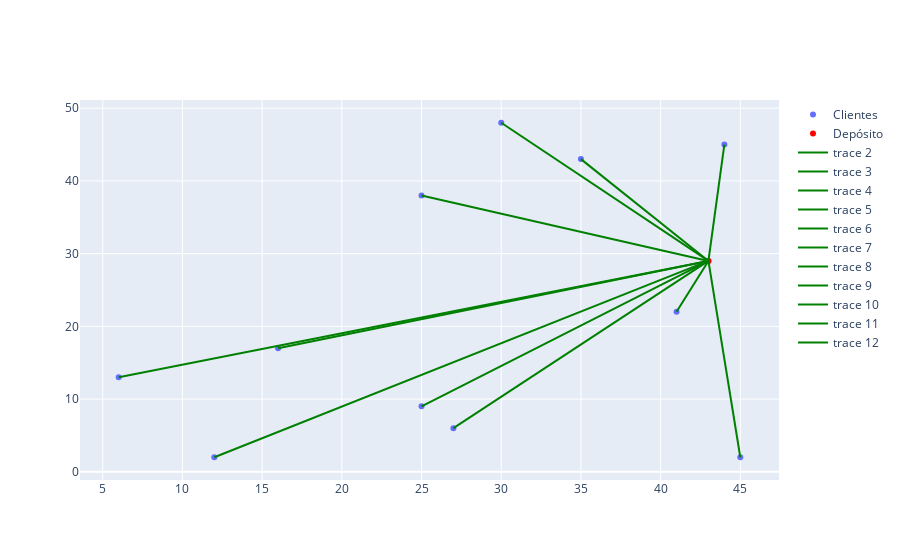

Notebook source saved alongside this figure:
### Markdown cell above
# Métodos aproximados

### Code cell
# Método del barrido para generar soluciones iniciales
import plotly.express as px
import plotly.graph_objects as go

def compute_angle_grad(point1,point2):
    """Compute the angle between two points in degrees"""
    x1,y1 = point1
    x2,y2 = point2
    if np.arctan2(y2 - y1, x2 - x1) * 180 / np.pi < 0:
        return 360 + np.arctan2(y2 - y1, x2 - x1) * 180 / np.pi
    else:
        return np.arctan2(y2 - y1, x2 - x1) * 180 / np.pi

def plot_star_from_selected_points(x,y,starting_point):

    fig = go.Figure()
    fig.add_trace(go.Scatter(x=x, y=y, mode='markers', name='Clientes'))
    fig.add_trace(go.Scatter(x=[x[starting_point]], y=[y[starting_point]], mode='markers', name='Depósito', marker_color='red'))
    # draw the star from the selected point
    for i in range(len(x)):
        if i != starting_point:
            fig.add_trace(go.Scatter(x=[x[starting_point], x[i]], y=[y[starting_point], y[i]], mode='lines',  line_color='green'))
    fig.show()
    
plot_star_from_selected_points(x,y,3)

### Figure 1 — Plotly figure (JSON) as saved in the notebook; plotly's stock layout.template omitted (floating-point values rounded to 4 significant figures)
{"data": [{"mode": "markers", "name": "Clientes", "type": "scatter", "x": [27, 25, 41, 43, 16, 25, 12, 45, 6, 35, 44, 30], "y": [6, 38, 22, 29, 17, 9, 2, 2, 13, 43, 45, 48]}, {"marker": {"color": "red"}, "mode": "markers", "name": "Depósito", "type": "scatter", "x": [43], "y": [29]}, {"line": {"color": "green"}, "mode": "lines", "type": "scatter", "x": [43, 27], "y": [29, 6]}, {"line": {"color": "green"}, "mode": "lines", "type": "scatter", "x": [43, 25], "y": [29, 38]}, {"line": {"color": "green"}, "mode": "lines", "type": "scatter", "x": [43, 41], "y": [29, 22]}, {"line": {"color": "green"}, "mode": "lines", "type": "scatter", "x": [43, 16], "y": [29, 17]}, {"line": {"color": "green"}, "mode": "lines", "type": "scatter", "x": [43, 25], "y": [29, 9]}, {"line": {"color": "green"}, "mode": "lines", "type": "scatter", "x": [43, 12], "y": [29, 2]}, {"line": {"color": "green"}, "mode": "lines", "type": "scatter", "x": [43, 45], "y": [29, 2]}, {"line": {"color": "green"}, "mode": "lines", "type": "scatter", "x": [43, 6], "y": [29, 13]}, {"line": {"color": "green"}, "mode": "lines", "type": "scatter", "x": [43, 35], "y": [29, 43]}, {"line": {"color": "green"}, "mode": "lines", "type": "scatter", "x": [43, 44], "y": [29, 45]}, {"line": {"color": "green"}, "mode": "lines", "type": "scatter", "x": [43, 30], "y": [29, 48]}], "layout": {}}
